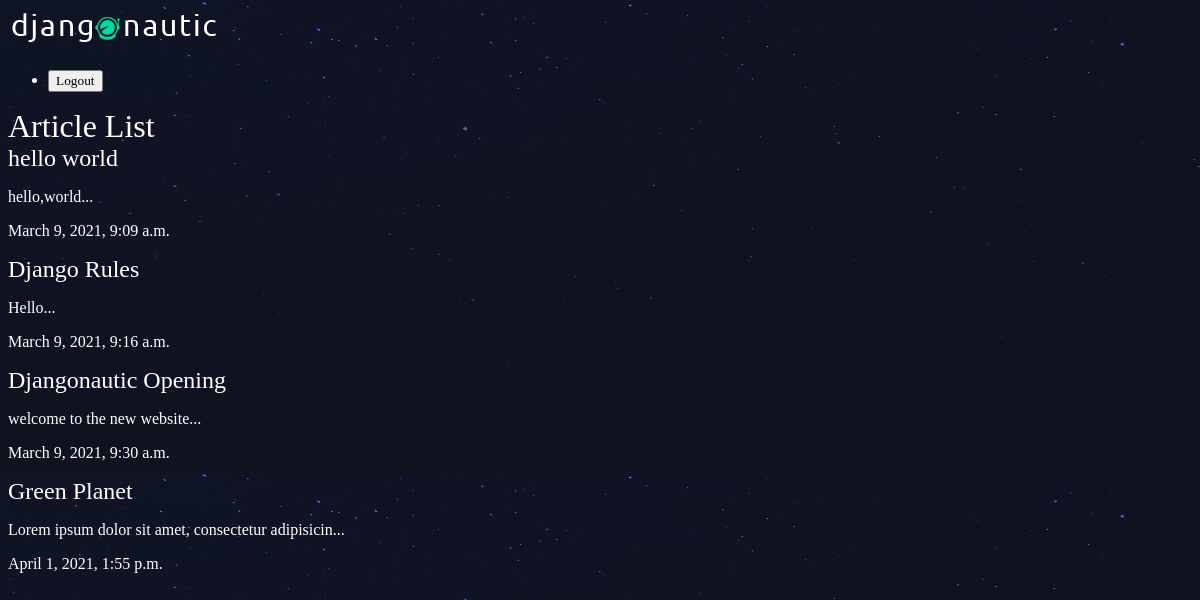
/articles/, run on an earlier commit of the app's database.
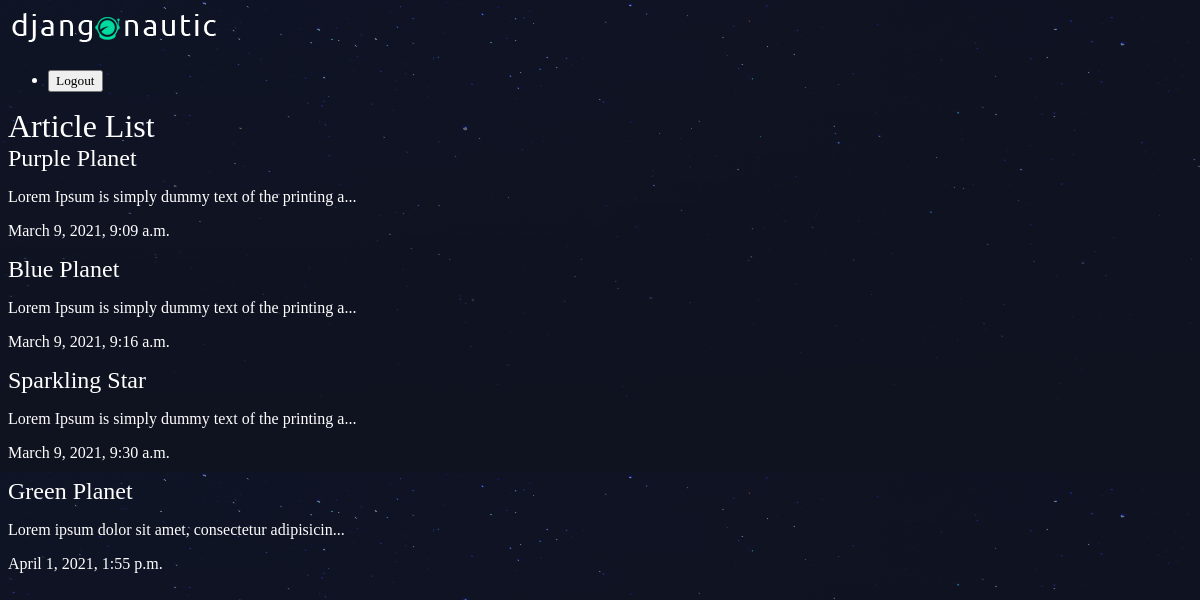
And on a later commit of the database.
### articles/models.py (models this page shows, shortened)
class Article(models.Model):
    title = models.CharField(max_length=100)
    slug = models.SlugField()
    body = models.TextField()
    date = models.DateTimeField(auto_now_add=True)
    thumb = models.ImageField(default='default.png', blank=True)
    def snippet(self):
        return self.body[:50] + '...'

### articles/views.py (the view)
# urls.py: path('', views.article_list, name="list"),
def article_list(request):
    articles = Article.objects.all().order_by('date')
    return render(request,'articles/article_list.html',{'articles': articles})

### articles/templates/articles/article_list.html
{% extends 'base_layout.html' %}
{% block content %}
    <h1>Article List</h1>
    <div class="articles">
        {% for article in articles %}
            <div class="article">
                <h2><a href="{% url 'articles:detail' article.slug %}">{{ article.title }}</a></h2>
                <p>{{ article.snippet }}</p>
                <p>{{ article.date }}</p>
            </div>
        {% endfor %}
    </div>
{% endblock %}

### templates/base_layout.html (shortened to what this page needs)
{% load static %}
<!DOCTYPE html>
<html lang="en">
<head>
    <link rel="stylesheet" href="{% static 'style.css' %}">
</head>
<body>
    <header class="wrapper">
        <h1><a href="{% url 'articles:list' %}"><img src="{% static 'logo.png' %}" alt="djangonautic" /></a></h1>
        <nav>
            <ul>
                <li>
                    <form class="logout-link" action="{% url 'accounts:logout' %}" method="post">
                        <button type="submit">Logout</button>
                    </form>
                </li>
            </ul>
        </nav>
    </header>
    <div class="wrapper">
        {% block content %}
        {% endblock %}
    </div>
</body>
</html>

### assets/style.css (style rules this page uses)
body { background-color: #0f121f; background-image: url(stars.png); background-repeat-y: no-repeat; color: #fff; }
body * { font-family: Ubuntu; }
h1, h2, h3, h4, h5 { font-weight: normal; margin: 0; }
a, a:hover, a:visited { color: #fff; text-decoration: none; }

What changed in the data, as far as the page shows it:
changed Article: title "hello world" → "Purple Planet"; snippet "hello,world..." → "Lorem Ipsum is simply dummy text of the printing a..."
changed Article: title "Django Rules" → "Blue Planet"; snippet "Hello..." → "Lorem Ipsum is simply dummy text of the printing a..."
changed Article: title "Djangonautic Opening" → "Sparkling Star"; snippet "welcome to the new website..." → "Lorem Ipsum is simply dummy text of the printing a..."
